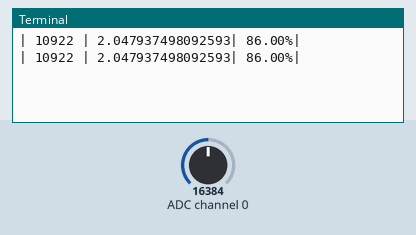
Simulated run of this program. Board: Raspberry Pi (BCM pin numbers). Shown: the last lines printed to the terminal. Inputs (shaded band) come from the test bench; at power-on: ADC channel 0 = 16384 (analog values on the 0–32767 scale).

Above: at 1.2 s.
1.3 s: ADC channel 0 set to 22936
At 2.6 s:
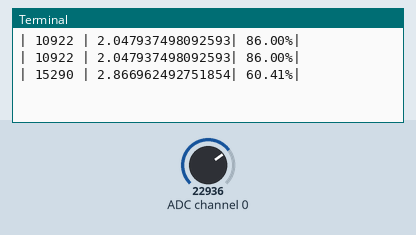
2.8 s: ADC channel 0 set to 28834
At 3.9 s:
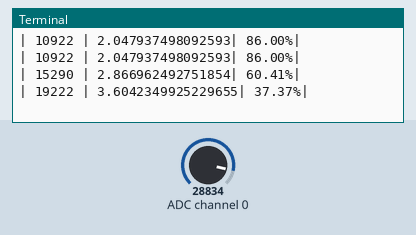
Timing chart, 0 to 5.8 s (numbered marks = the images above; inputs shaded):
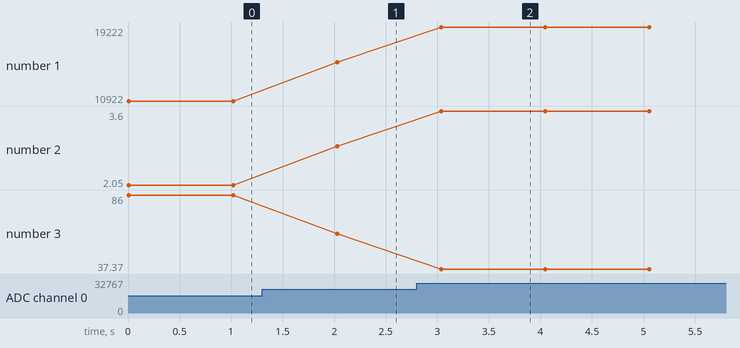

Measured:
- after the input at 1.3 s, the terminal: prints a new line after 0.73 s (image 1)
- after the input at 2.8 s, the terminal: prints a new line after 0.24 s (image 2)
- plotted number 1: 10922 → 15290 after the input at 1.3 s, 15290 → 19222 after the input at 2.8 s
- plotted number 2: 2.05 → 2.87 after the input at 1.3 s, 2.87 → 3.6 after the input at 2.8 s
- plotted number 3: 86 → 60.41 after the input at 1.3 s, 60.41 → 37.37 after the input at 2.8 s

The program:

soilMoisture_ADS1115.py
```python
import time
#import Adafruit library for ADS1115 analog to digital convertor
import Adafruit_ADS1x15
#Create an ADS1115 instance
adc=Adafruit_ADS1x15.ADS1115()
#

# Choose a gain of 1 for reading voltages from 0 to 4.09V.
# Or pick a different gain to change the range of voltages that are read:
#  - 2/3 = +/-6.144V
#  -   1 = +/-4.096V
#  -   2 = +/-2.048V
#  -   4 = +/-1.024V
#  -   8 = +/-0.512V
#  -  16 = +/-0.256V
# See table 3 in the ADS1015/ADS1115 datasheet for more info on gain.
#maximum digital output of ADC is 32767
#Define ADC input line and the gain for Voltage sensor module
soilInput=0
soilGain=2/3  #when soil sensor connected to 5V

#Please enter voltage when soil sensor is 100% in water
soilSensor_maxVoltage=1.6
#Please enter voltage when soil sensor is dry
soilSensor_DryVoltage=4.8

#This section convert voltage read by  ADC to percentage (0-100%)
#for more information read Calculating Scale and Offset in  https://racelogic.support
#calculate voltage scale or gradient of line
#dy/dx=(100-0)/(soilSensor_maxVoltage-soilSensor_DryVoltage)
scale=100/(soilSensor_maxVoltage-soilSensor_DryVoltage)
#calculate ofsset: Y=mX+c -> percent=(scale*Voltage)+offset
offset=(-scale*soilSensor_DryVoltage)


while True:
    # Read ADC converted value from Analog Input for Voltage
    soil_adc=adc.read_adc(soilInput,soilGain)
    #Calculate actual voltage from ADC data
    soilMoistVoltage=((soil_adc*6.144)/32767)
    #Calculate soil moisture percentage
    soilMoist_percentage=(scale*soilMoistVoltage)+offset
    print('| {moisture} | {soil}| {soilPercent:.2f}%|  '.format(moisture=soil_adc,soil=soilMoistVoltage,soilPercent=soilMoist_percentage))
#    time.sleep(60)
    time.sleep(1)
```
